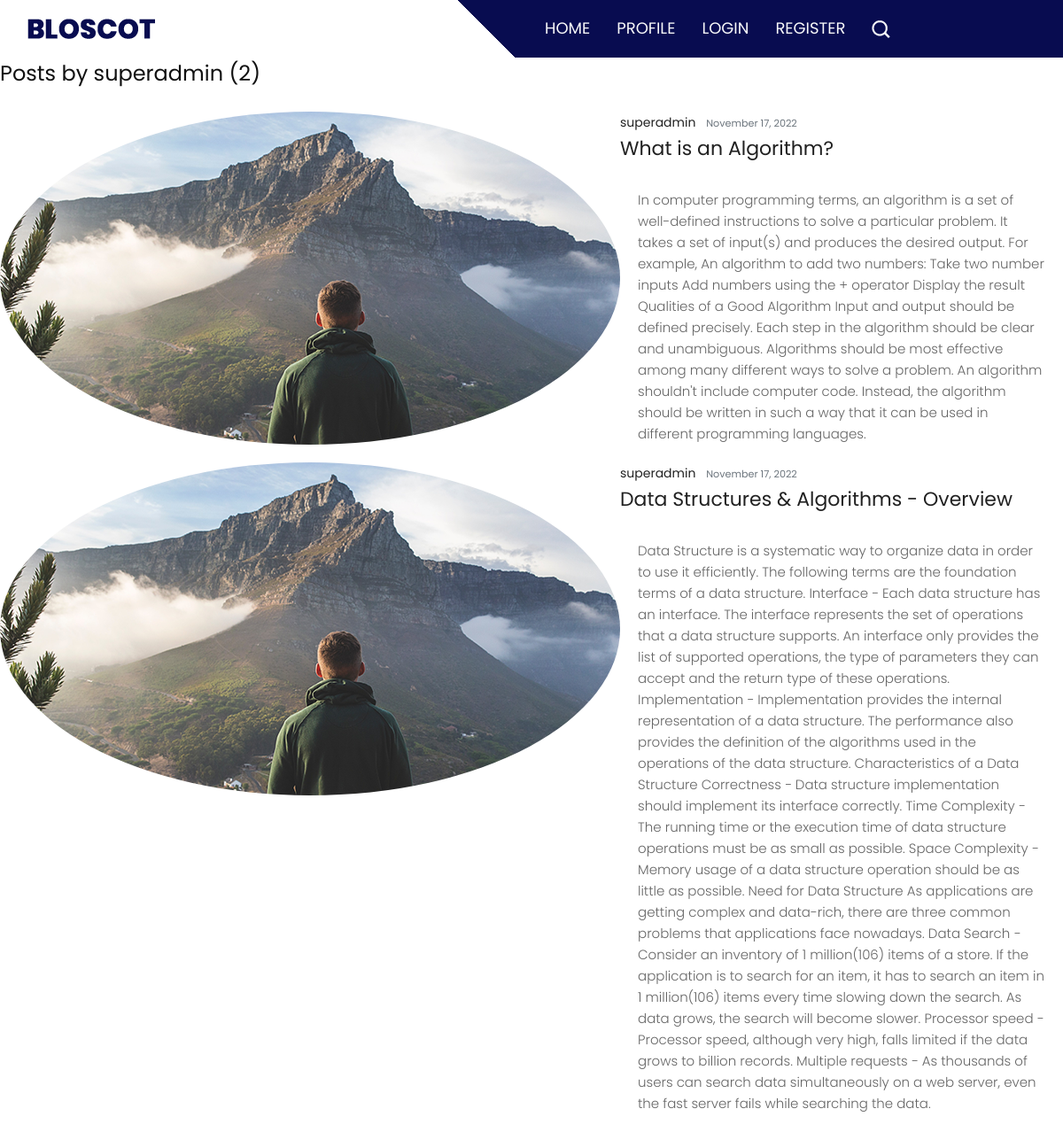
Page /user/superadmin/ on the committed database.
### blog/models.py (models this page shows, shortened)
class Post(models.Model):
    title = models.CharField(max_length=100)
    context = models.TextField()
    date = models.DateTimeField(default=timezone.now)
    author = models.ForeignKey(User, on_delete=models.CASCADE)

### users/models.py (models this page shows, shortened)
class Profile(models.Model):
    user = models.OneToOneField(User, on_delete=models.CASCADE)
    image = models.ImageField(default="default.jpg", upload_to="profile_pics")

### blog/views.py (the view)
# urls.py: path("user/<str:username>/", UserPostListView.as_view(), name="user-posts"),
class UserPostListView(ListView):
    model = Post
    template_name = "blog/user_post.html"  # <app>/<model>_<viewtype>.html
    context_object_name = "posts"
    paginate_by = 3
    def get_queryset(self):
        user = get_object_or_404(User, username=self.kwargs.get("username"))
        return Post.objects.filter(author=user).order_by("-date")

### templates/blog/user_post.html (shortened to what this page needs)
{% extends "blog/base.html" %}
{% load static %}
{% block content %}
<h1 class="mb-3">Posts by {{ view.kwargs.username }} ({{ page_obj.paginator.count }})</h1>
{% for post in posts %}
<article class="media content-section">
  <img class="rounded-circle article-img" src="{{ post.author.profile.image.url }}">
  <div class="media-body">
    <div class="article-metadata">
      <a class="mr-2" href="{% url 'user-posts' post.author.username %}">{{ post.author }}</a>
      <small class="text-muted">{{ post.date|date:"F d, Y" }}</small>
    </div>
    <h2><a class="article-title" href="{% url 'post-detail' post.id %}">{{ post.title }}</a></h2>
    <p class="article-content">{{ post.context }}</p>
  </div>
</article>
{% endfor %}
  {% endblock content%}

### templates/blog/base.html (shortened to what this page needs)
{% load static %}
<!DOCTYPE html>
<html lang="en">
<head>
  <link rel="stylesheet" type="text/css" href="{% static 'css/bootstrap.min.css' %}">
  <link rel="stylesheet" type="text/css" href="{% static 'css/style.css' %}">
  <link rel="stylesheet" href="{% static 'css/responsive.css' %}">
  <link rel="stylesheet" href="{% static 'css/jquery.mCustomScrollbar.min.css' %}">
  <link rel="stylesheet" href="https://netdna.bootstrapcdn.com/font-awesome/4.0.3/css/font-awesome.css">
  <link rel="stylesheet" href="{% static 'css/owl.carousel.min.css' %}">
  <link rel="stylesheet" href="https://cdnjs.cloudflare.com/ajax/libs/fancybox/2.1.5/jquery.fancybox.min.css"
    media="screen">
</head>
<body>
  <div class="header_section">
    <div class="container-fluid header_main">
      <nav class="navbar navbar-expand-lg navbar-light bg-light">
        <a class="logo" href="{% url 'blog_home'%}"><img src="{% static 'images/logo.png' %}"></a>
        <div class="collapse navbar-collapse" id="navbarSupportedContent">
          <ul class="navbar-nav mr-auto">
            <li class="nav-item">
              <a class="nav-link" href="{% url 'blog_home'%}">Home</a>
            </li>
            <li class="nav-item">
              <a class="nav-link" href="/profile">Profile</a>
            </li>
            {% if user.is_authenticated %}
            <li class="nav-item">
              <a class="nav-link" href="{% url 'post-create' %}">Create Blog</a>
            </li>
            <li class="nav-item">
              <a class="nav-link" href="/logout">Logout</a>
            </li>
            {% else %}
            <li class="nav-item">
              <a class="nav-link" href="/login">Login</a>
            </li>
            <li class="nav-item">
              <a class="nav-link" href="/register">Register</a>
            </li>
            {% endif %}
            <li class="nav-item">
              <a class="nav-link" href="#"><img src="{% static 'images/serach-icon.png' %}"></a>
            </li>
          </ul>
        </div>
      </nav>
    </div>
  </div>
  {% block content %}{% endblock %}
</body>
</html>

### static/css/style.css (style rules this page uses)
* { box-sizing: border-box !important; transition: ease all 0.5s; }
html { scroll-behavior: smooth; }
body { color: #666666; font-size: 14px; font-family: Poppins; line-height: 1.80857; font-weight: normal; overflow-x: hidden; }
a { color: #1f1f1f; text-decoration: none !important; outline: none !important; -webkit-transition: all .3s ease-in-out; -moz-transition: all .3s ease-in-out; -ms-transition: all .3s ease-in-out; -o-transition: all .3s ease-in-out; transition: all .3s ease-in-out; }
h1, h2, h3, h4, h5, h6 { letter-spacing: 0; font-weight: normal; position: relative; padding: 0 0 10px 0; font-weight: normal; line-height: normal; color: #111111; margin: 0 }
h1 { font-size: 24px }
h2 { font-size: 22px }
*, *::after, *::before { -webkit-box-sizing: border-box; -moz-box-sizing: border-box; box-sizing: border-box; }
h1 a, h2 a, h3 a, h4 a, h5 a, h6 a { color: #212121; text-decoration: none!important; opacity: 1 }
ul, li, ol { margin: 0px; padding: 0px; list-style: none; }
p { margin: 20px; font-weight: 300; font-size: 15px; line-height: 24px; }
a { color: #222222; text-decoration: none; outline: none !important; }
a, .btn { text-decoration: none !important; outline: none !important; -webkit-transition: all .3s ease-in-out; -moz-transition: all .3s ease-in-out; -ms-transition: all .3s ease-in-out; -o-transition: all .3s ease-in-out; transition: all .3s ease-in-out; }
img { max-width: 100%; height: auto; }
.bg-light { background-color: transparent!important; }
.header_section { background-image: url(../images/banner-bg.png); height: auto; background-size: 100%; width: 100%; float: left; height: auto; background-size: 100%; background-repeat: no-repeat; }
.header_main { background: linear-gradient(45deg, transparent 46%, #080c50 46%); }
.logo { width: 50%; float: left; }
.navbar-expand-lg .navbar-nav .nav-link { padding-right: 15px; padding-left: 15px; font-size: 18px; color: #f8f9fa; text-transform: uppercase; }

### rows in the picture
Post: author.profile.image (picture), author "superadmin", date "November 17, 2022", title "What is an Algorithm?", context "In computer programming terms, an algorithm is a set of well-defined instructions to solve a particular problem. It takes a set of input(s) and produces the desired output. For example, An algorithm to add two numbers: Take two number inputs Add numbers using the + operator Display the result Qualities of a Good Algorithm Input and output should be defined precisely. Each step in the algorithm should be clear and unambiguous. Algorithms should be most effective among many different ways to solve a problem. An algorithm shouldn't include computer code. Instead, the algorithm should be written in such a way that it can be used in different programming languages."
Post: author.profile.image (picture), author "superadmin", date "November 17, 2022", title "Data Structures & Algorithms - Overview", context "Data Structure is a systematic way to organize data in order to use it efficiently. The following terms are the foundation terms of a data structure. Interface − Each data structure has an interface. The interface represents the set of operations that a data structure supports. An interface only provides the list of supported operations, the type of parameters they can accept and the return type of these operations. Implementation − Implementation provides the internal representation of a data structure. The performance also provides the definition of the algorithms used in the operations of the data structure. Characteristics of a Data Structure Correctness − Data structure implementation…"

### other values in the picture
{{ view.kwargs.username }} "superadmin"
{{ page_obj.paginator.count }} "2"
